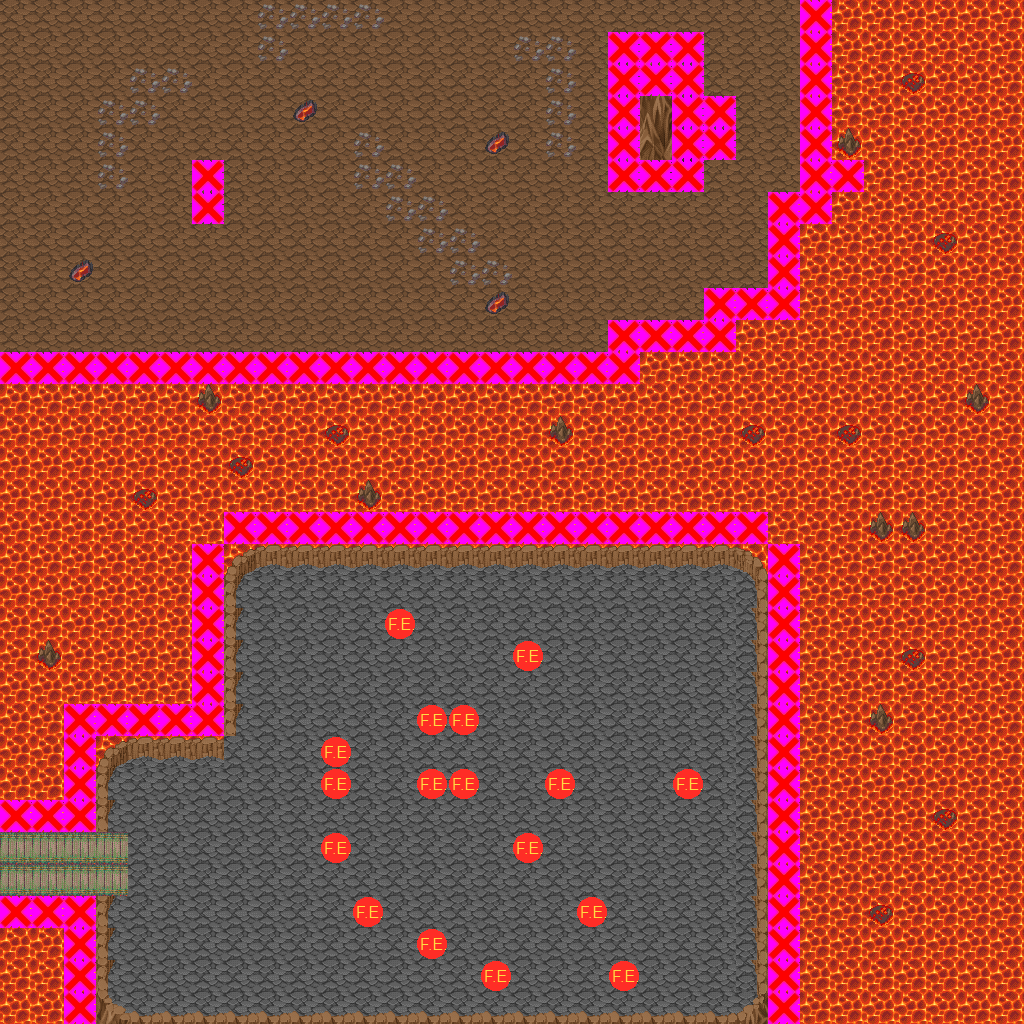

Tiled map render using the project's own tile images. Description and the map definition, with tile-layer contents summarised, below:
An orthogonal 32x32 tile map with 32x32 px tiles, 5 tile layers (Layer 1, Layer 2, Layer 3, Clip, ...), 8 tilesets and 3 objects (Portal, Portal2, Portal3).

<map version="1.0" orientation="orthogonal" width="32" height="32" tilewidth="32" tileheight="32">
 <tileset firstgid="1" name="Rock" tilewidth="32" tileheight="32">
  <image source="rock.png" />
  <tile id="0">
   <properties>
    <property name="TileType" value="0" />
    <property name="TileType" value="0" />
    <property name="TileType" value="0" />
    <property name="TileType" value="0" />
   </properties>
  </tile>
 </tileset>
 <tileset firstgid="2" name="Lava" tilewidth="32" tileheight="32">
  <image source="lava.png" />
  <tile id="0">
   <properties>
    <property name="TileType" value="1" />
    <property name="TileType" value="1" />
    <property name="TileType" value="1" />
    <property name="TileType" value="1" />
   </properties>
  </tile>
 </tileset>
 <tileset firstgid="3" name="FireEnemy" tilewidth="32" tileheight="32">
  <image source="FireEnemyIcon.png" trans="ff00ff" />
  <tile id="0">
   <properties>
    <property name="Type" value="Fire" />
    <property name="Type" value="Fire" />
    <property name="Type" value="Fire" />
    <property name="Type" value="Fire" />
   </properties>
  </tile>
 </tileset>
 <tileset firstgid="4" name="Clip" tilewidth="32" tileheight="32">
  <image source="solid.jpg" trans="ff00ff" />
 </tileset>
 <tileset firstgid="5" name="MountainPieces" tilewidth="32" tileheight="32">
  <image source="MountainPieces.png" trans="ffffff" />
 </tileset>
 <tileset firstgid="317" name="ConnectionLavat" tilewidth="32" tileheight="32">
  <image source="ConnectionLavat.png" trans="ffffff" />
 </tileset>
 <tileset firstgid="365" name="LavaGround" tilewidth="32" tileheight="32">
  <image source="LavaGround.png" trans="ffffff" />
 </tileset>
 <tileset firstgid="413" name="Overflow" tilewidth="32" tileheight="32">
  <image source="Overflow.png" trans="ffffff" />
 </tileset>
 <layer name="Layer 1" width="32" height="32">
  <data>[1024 cells, 1024 non-empty, 1 distinct tile ids]</data>
 </layer>
 <layer name="Layer 2" width="32" height="32">
  <data>[1024 cells, 761 non-empty, 4 distinct tile ids]</data>
 </layer>
 <layer name="Layer 3" width="32" height="32">
  <data>[1024 cells, 364 non-empty, 31 distinct tile ids]</data>
 </layer>
 <layer name="Clip" width="32" height="32">
  <data>[1024 cells, 108 non-empty, 1 distinct tile ids]</data>
 </layer>
 <layer name="Enemy" width="32" height="32">
  <data>[1024 cells, 17 non-empty, 1 distinct tile ids]</data>
 </layer>
 <objectgroup name="Objects" width="32" height="32">
  <object name="Portal" x="1" y="834" width="29" height="57">
   <properties>
    <property name="DestinationMap" value="Levels\TestFireMap\Mountain2" />
    <property name="DestinationX" value="29" />
    <property name="DestinationY" value="26" />
   </properties>
  </object>
  <object name="Portal2" x="6" y="12" width="25" height="337">
   <properties>
    <property name="DestinationMap" value="Levels\TestFireMap\Mountain2" />
    <property name="DestinationX" value="29" />
    <property name="DestinationY" value="5" />
   </properties>
  </object>
  <object name="Portal3" x="38" y="7" width="756" height="13">
   <properties>
    <property name="DestinationMap" value="Levels\TestFireMap\BossRoom" />
    <property name="DestinationX" value="12" />
    <property name="DestinationY" value="29" />
   </properties>
  </object>
 </objectgroup>
</map>
